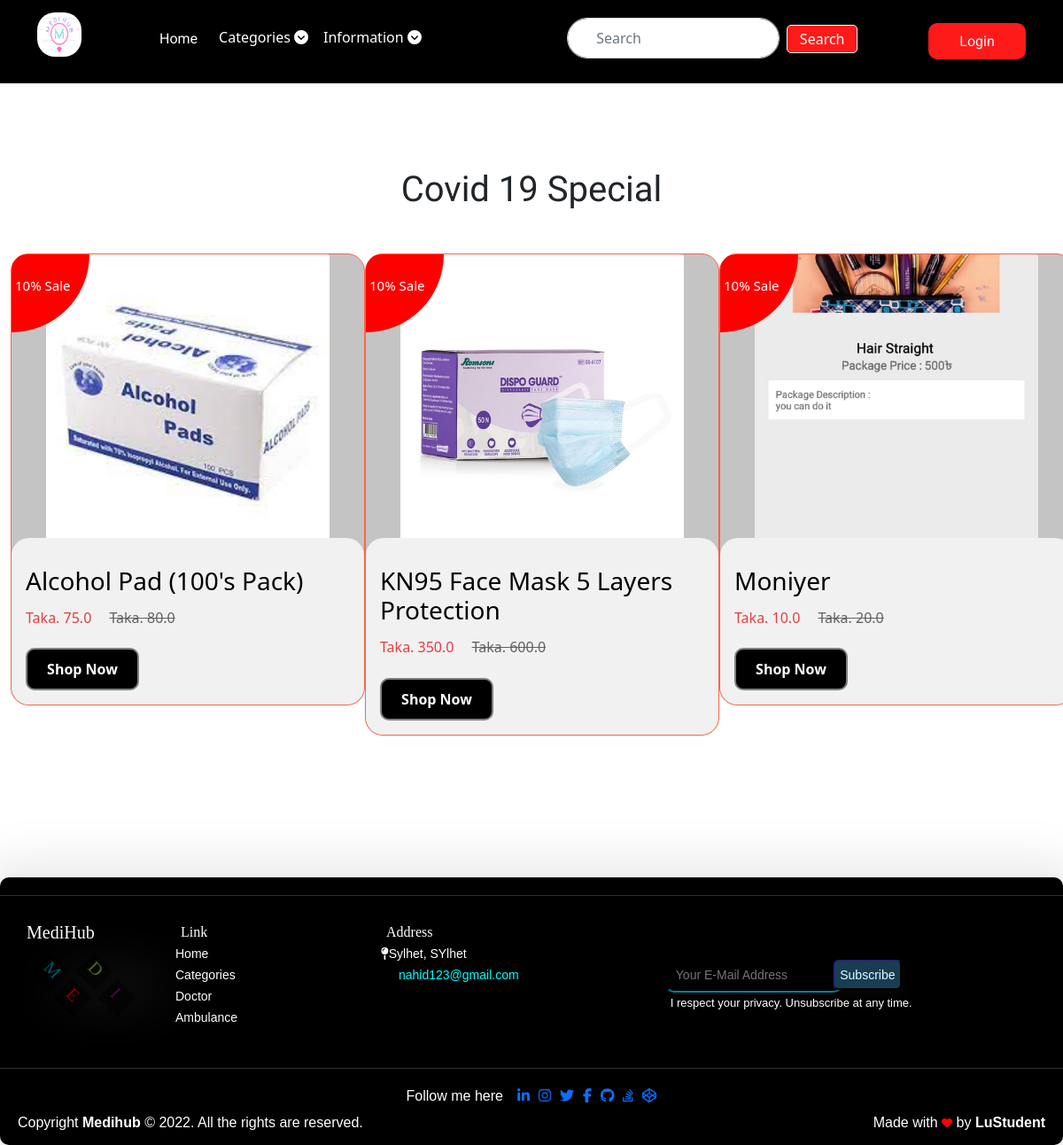
The page /covid/ on the database its author committed.
### mediapp/models.py (models this page shows, shortened)
class Product(models.Model):
    title = models.CharField(max_length=100)
    cattype = models.CharField(max_length=100, default="Tablet")
    selling_price = models.FloatField()
    discounted_price = models.FloatField()
    description = models.TextField()
    Disclaimer = models.TextField(default="no")
    brand = models.CharField(max_length=100)
    category = models.CharField(choices=CATEGORY_CHOICES, max_length=2)
    product_image = models.ImageField(upload_to='productimg')

### mediapp/views.py (the view)
# urls.py: path('covid/', views.covid, name='covid'),
def covid(request):
    covid = Product.objects.filter(category='C')
    if request.user.is_authenticated:
        cart = Cart.objects.filter(user=request.user)
        return render(request, 'app/covid.html', {'covid': covid, 'tcart': cart})
    return render(request, 'app/covid.html', {'covid': covid})

### mediapp/templates/app/covid.html (shortened to what this page needs)
{% extends 'app/base.html' %} <br />
{% load static %} <br />
{% block main-content %}
<div class="container-fluid my-5">
  <h1 class="mb-5 text-center">Covid 19 Special</h1>
  <div class="row">
    {% for product in covid %}
    <div class="col-lg-4">
      <a href="{% url 'product-detail' product.id %}" class="prodbtn">
        <div class="card" style="width: 25rem">
          <div class="newhi">
            <p class="mt-4 ms-1">10% Sale</p>
          </div>
          <div class="text-center">
            <img
              src="{{product.product_image.url}}"
              class="card-img-top"
              alt="..."
            />
          </div>
          <div class="card-body">
            <h3 class="card-title">{{product.title}}</h3>
            <div>
              <p class="card-text">
                Taka. {{product.discounted_price}}
                <span class="text-decoration-line-through ms-3 spantext"
                  >Taka. {{product.selling_price}}</span
                >
              </p>
            </div>
            <div class="shopbtn">
              <a href="{% url 'product-detail' product.id %}" class="btn"
                >Shop Now</a
              >
            </div>
          </div>
        </div>
      </a>
    </div>
    {% endfor %}
  </div>
</div>
{% endblock main-content %}

### mediapp/static/app/css/main.css (style rules this page uses)
body { background-color: white; }

### mediapp/static/app/css/style.css (style rules this page uses)
h1 { font-family: 'Roboto Condensed', sans-serif; }

### mediapp/templates/app/covid.html (style rules this page uses)
body { background: white; }
.card { background: #c4c4c4; border-radius: 20px 20px 20px 20px; border: 1px solid tomato; }
.card img { width: 20rem; height: 20rem; object-fit: cover; background: #c4c4c4; }
.newhi { background: red; width: 5.5rem; height: 5.5rem; position: absolute; border-radius: 20px 0px 100px 0px; color: white; font-size: 15px; }
.card-body { background: #f1f1f1; border-radius: 20px 20px 20px 20px; }
.card-text { color: #e53d3d; font-size: 16px; margin-top: 0.8rem; }
.card-title { color: #000000; margin-top: 1rem; }
.spantext { color: #606160; }
.prodbtn { text-decoration: none; }
.shopbtn { margin-top: 1.4rem; }
.shopbtn .btn { width: 8rem; background: #000000; color: white; padding: 10px; font-weight: bolder; border: 2px solid grey; border-radius: 10px 10px; }

### rows shown on the page
Product: product_image (picture), title "Alcohol Pad (100's Pack)", discounted_price "75.0", selling_price "80.0"
Product: product_image (picture), title "KN95 Face Mask 5 Layers Protection", discounted_price "350.0", selling_price "600.0"
Product: product_image (picture), title "Moniyer", discounted_price "10.0", selling_price "20.0"
